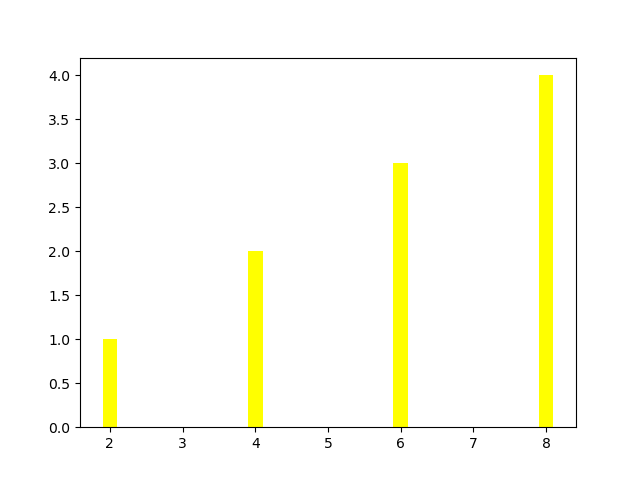

Write the Python code that produced this figure.
#Create a Bar Plot

from matplotlib import pyplot as plt

x=[2,4,6,8]
y=[1,2,3,4]
plt.bar(x,y,width = 0.2,color="Yellow")  #y=Height
plt.show()
